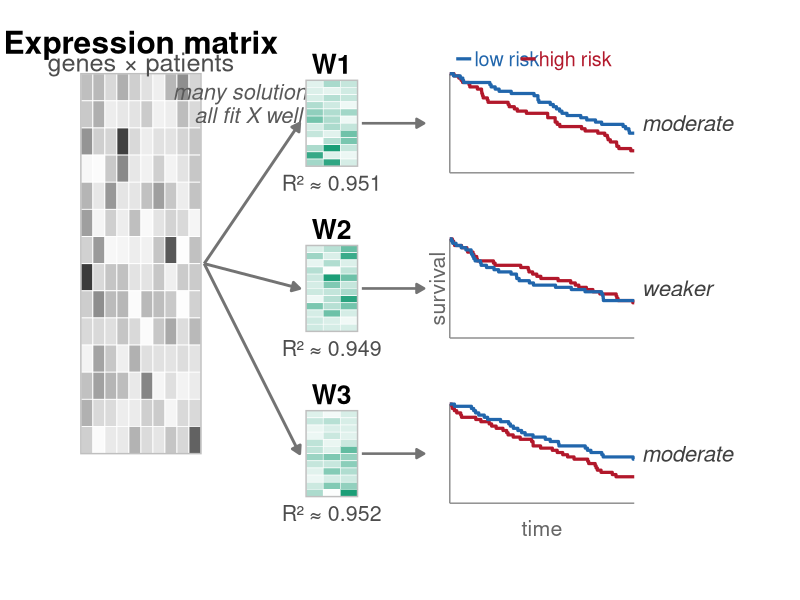
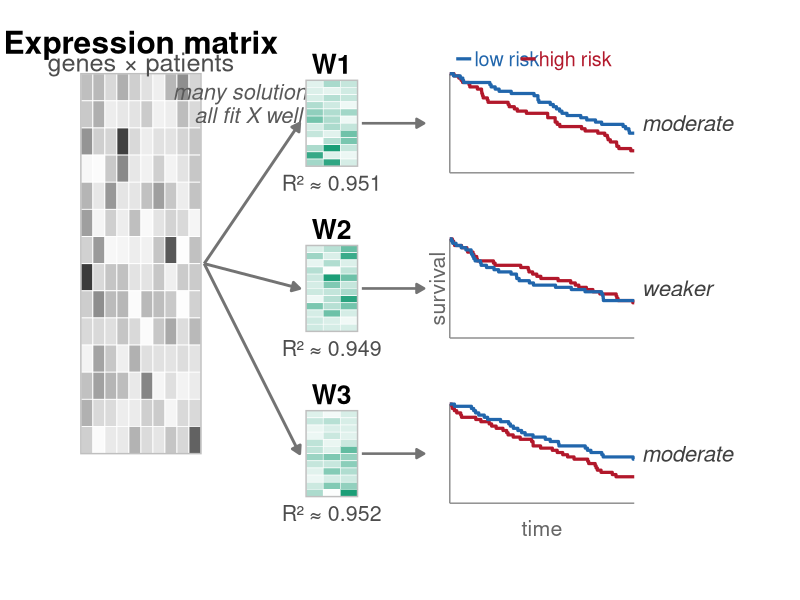

These figures' R source, in order:
#!/usr/bin/env Rscript
# code/14_defense_figC.R — Defense Slide 4 "reconstruction != prognosis" figure
#
# Concept (per defense_talk_plan.md, Slide 4 thesis hook):
#   left   : an expression matrix X (genes x patients)
#   middle : X branches into MULTIPLE factorizations, each with GOOD (and nearly
#            identical) reconstruction  -- distinct gene-program matrices W
#   right  : beside each solution, a Kaplan-Meier panel whose risk-group
#            separation is only MODERATE and VARIES across solutions
#
# Point: many factorizations reconstruct X equally well, yet imply different
# (and merely moderate) survival separation -> reconstruction does not pin down
# prognosis. Fully schematic; illustrative curves only, no data.
#
# Run:  Rscript code/14_defense_figC.R

suppressPackageStartupMessages({
  library(ggplot2)
})

OUT <- file.path("figures", "defense")
dir.create(OUT, recursive = TRUE, showWarnings = FALSE)

PAL <- list(
  X       = "#3b3b3b",   # expression matrix (greyscale)
  W       = "#1b9e77",   # gene-program matrix W (green)
  arrow   = "grey45",
  surv_lo = "#2166ac",   # low-risk / good prognosis (blue)
  surv_hi = "#b2182b"    # high-risk / poor prognosis (red)
)

# ── tile helper: render a matrix as identity-colored tiles in a block ────────
ramp_hex <- function(m, hi) {
  pal <- grDevices::colorRampPalette(c("#ffffff", hi))(100)
  idx <- pmax(1, pmin(100, ceiling(m / max(m) * 100)))
  matrix(pal[idx], nrow(m), ncol(m))
}
tiles <- function(m, hi, x0, ytop, cellw, cellh) {
  hex <- ramp_hex(m, hi)
  d <- expand.grid(r = seq_len(nrow(m)), c = seq_len(ncol(m)))
  data.frame(x = x0 + (d$c - 0.5) * cellw,
             y = ytop - (d$r - 0.5) * cellh,
             fill = hex[cbind(d$r, d$c)],
             w = cellw, h = cellh)
}

# ── realistic KM step curve from simulated event times ──────────────────────
stepify <- function(t, S) {
  n  <- length(t)
  xs <- rep(t, each = 2)[-1]
  ys <- rep(S, each = 2)[-(2 * n)]
  data.frame(t = xs, S = ys)
}
# Simulate n exponential event times; censor at tmax; build the Kaplan-Meier
# step (flat at 1 until the first event, irregular drops of 1/n at each event,
# administrative-censoring plateau at the right). Mapped into a panel band.
km_sim <- function(rate, n, x0, xspan, ybase, yspan, grp, seed, tmax = 12) {
  set.seed(seed)
  evt <- sort(rexp(n, rate))
  evt <- evt[evt <= tmax]
  tt  <- c(0, evt, tmax)
  SS  <- c(1, 1 - seq_along(evt) / n, 1 - length(evt) / n)
  st  <- stepify(tt, SS)
  data.frame(x = x0 + (st$t / tmax) * xspan,
             y = ybase + st$S * yspan, grp = grp)
}

# ════════════════════════════════════════════════════════════════════════════
fig_C <- function() {
  set.seed(21)

  # ---- expression matrix X (genes x patients) ----
  Xm   <- matrix(rgamma(14 * 10, 2, 2), 14, 10)
  x_x0 <- 1.0; x_ytop <- 14.5; x_w <- 5.6; x_h <- 11.5
  X_tiles <- tiles(Xm, PAL$X, x_x0, x_ytop, x_w / ncol(Xm), x_h / nrow(Xm))
  x_right <- x_x0 + x_w
  x_mid_y <- x_ytop - x_h / 2                            # fan origin height

  # ---- three branch rows ----
  yc   <- c(13, 8, 3)                                    # band centers
  # illustrative rates (low-risk, high-risk); all MODERATE but varying
  rates <- list(c(lo = 0.055, hi = 0.110),               # moderate
                c(lo = 0.065, hi = 0.092),               # weaker
                c(lo = 0.058, hi = 0.098))               # less pronounced
  seeds   <- list(c(101, 102), c(103, 104), c(105, 106))
  sep_lab <- c("moderate", "weaker", "moderate")
  recon_lab <- c("R² ≈ 0.951", "R² ≈ 0.949", "R² ≈ 0.952")

  w_x0 <- 11.5; w_w <- 2.4; w_h <- 2.6                   # W glyph
  km_x0 <- 18.2; km_xspan <- 8.6; km_h <- 3.0           # KM panel
  n_km <- 45

  W_tiles <- list(); KM <- list()
  for (i in 1:3) {
    Wm <- matrix(rgamma(12 * 3, 1.4 + 0.3 * i, 2), 12, 3)  # distinct programs
    W_tiles[[i]] <- tiles(Wm, PAL$W, w_x0, yc[i] + w_h / 2, w_w / 3, w_h / 12)
    ybase <- yc[i] - km_h / 2
    KM[[i]] <- rbind(
      km_sim(rates[[i]]["lo"], n_km, km_x0, km_xspan, ybase, km_h, "low",  seeds[[i]][1]),
      km_sim(rates[[i]]["hi"], n_km, km_x0, km_xspan, ybase, km_h, "high", seeds[[i]][2])
    )
    KM[[i]]$row <- i
  }
  KMall <- do.call(rbind, KM)

  at  <- function(...) annotate("text", ...)
  seg <- function(...) annotate("segment", ...)
  frame <- function(x0, y0, w, h)
    annotate("rect", xmin = x0, xmax = x0 + w, ymin = y0, ymax = y0 + h,
             fill = NA, color = "grey75", linewidth = 0.5)
  ar <- arrow(length = unit(0.22, "cm"), type = "closed")

  p <- ggplot() +
    # ---- X matrix + labels (above the block, clear of tiles) ----
    geom_tile(data = X_tiles, aes(x, y, fill = fill, width = w, height = h),
              color = "white", linewidth = 0.3) +
    frame(x_x0, x_ytop - x_h, x_w, x_h) +
    at(x = x_x0 + x_w / 2, y = x_ytop + 0.95, label = "Expression matrix",
       fontface = "bold", size = 8) +
    at(x = x_x0 + x_w / 2, y = x_ytop + 0.35, label = "genes × patients",
       size = 6.4, color = "grey30") +
    # ---- fan caption, lifted above the whole fan, clear of arrows ----
    at(x = 8.8, y = 13.6, label = "many solutions,\nall fit X well",
       size = 5.5, fontface = "italic", color = "grey35", lineheight = 0.9)

  # ---- fan of branch arrows: X -> each W glyph ----
  for (i in 1:3)
    p <- p + seg(x = x_right + 0.15, xend = w_x0 - 0.3,
                 y = x_mid_y, yend = yc[i],
                 color = PAL$arrow, linewidth = 1.0, arrow = ar)

  # ---- per-branch W glyphs, reconstruction tags, KM panels ----
  for (i in 1:3) {
    ybase <- yc[i] - km_h / 2
    p <- p +
      geom_tile(data = W_tiles[[i]],
                aes(x, y, fill = fill, width = w, height = h),
                color = "white", linewidth = 0.2) +
      frame(w_x0, yc[i] - w_h / 2, w_w, w_h) +
      at(x = w_x0 + w_w / 2, y = yc[i] + w_h / 2 + 0.5,
         label = paste0("W", i), fontface = "bold", size = 6.7) +
      at(x = w_x0 + w_w / 2, y = yc[i] - w_h / 2 - 0.5,
         label = recon_lab[i], size = 5.4, color = "grey30") +
      # W glyph -> KM panel (stop short of the axis / survival label)
      seg(x = w_x0 + w_w + 0.2, xend = km_x0 - 1.2, y = yc[i], yend = yc[i],
          color = PAL$arrow, linewidth = 0.9, arrow = ar) +
      # KM axes (light L)
      seg(x = km_x0, xend = km_x0, y = ybase, yend = ybase + km_h,
          color = "grey55", linewidth = 0.5) +
      seg(x = km_x0, xend = km_x0 + km_xspan, y = ybase, yend = ybase,
          color = "grey55", linewidth = 0.5) +
      # separation descriptor (right of panel)
      at(x = km_x0 + km_xspan + 0.35, y = yc[i], label = sep_lab[i],
         hjust = 0, size = 5.6, fontface = "italic", color = "grey25")
  }

  # ---- KM curves ----
  p <- p +
    geom_path(data = KMall,
              aes(x, y, group = interaction(row, grp), color = grp),
              linewidth = 1.1) +
    scale_color_manual(values = c(low = PAL$surv_lo, high = PAL$surv_hi),
                       guide = "none")

  # ---- inline legend (top KM), axis titles ----
  topy <- yc[1] + km_h / 2 + 0.45
  p <- p +
    seg(x = km_x0 + 0.3, xend = km_x0 + 1.0, y = topy, yend = topy,
        color = PAL$surv_lo, linewidth = 1.1) +
    at(x = km_x0 + 1.15, y = topy, label = "low risk", hjust = 0,
       size = 5.0, color = PAL$surv_lo) +
    seg(x = km_x0 + 3.3, xend = km_x0 + 4.0, y = topy, yend = topy,
        color = PAL$surv_hi, linewidth = 1.1) +
    at(x = km_x0 + 4.15, y = topy, label = "high risk", hjust = 0,
       size = 5.0, color = PAL$surv_hi) +
    at(x = km_x0 - 0.6, y = yc[2], label = "survival", angle = 90,
       size = 5.4, color = "grey40") +
    at(x = km_x0 + km_xspan / 2, y = yc[3] - km_h / 2 - 0.75, label = "time",
       size = 5.4, color = "grey40")

  p +
    scale_fill_identity() +
    coord_cartesian(xlim = c(-0.5, 32), ylim = c(-0.3, 15.6), clip = "off") +
    theme_void() +
    theme(plot.margin = margin(8, 14, 8, 10))
}

# ── render ───────────────────────────────────────────────────────────────────
fig <- fig_C()
ggsave(file.path(OUT, "new_C_reconstruction_vs_prognosis.pdf"), fig,
       width = 13.5, height = 7.6, device = cairo_pdf)
ggsave(file.path(OUT, "new_C_reconstruction_vs_prognosis.png"), fig,
       width = 13.5, height = 7.6, dpi = 300, bg = "white")
message("Saved new_C_reconstruction_vs_prognosis (13.5x7.6 in)")
